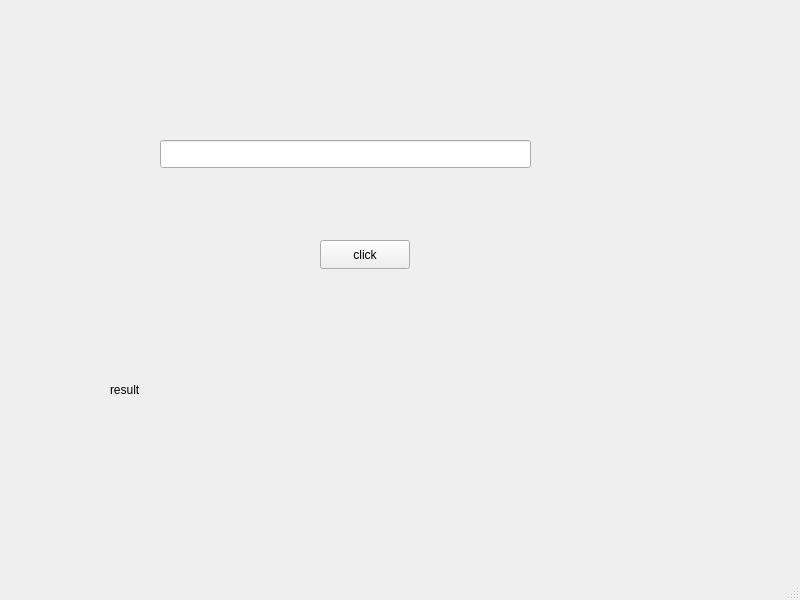
<?xml version="1.0" encoding="UTF-8"?>
<ui version="4.0">
 <class>MainWindow</class>
 <widget class="QMainWindow" name="MainWindow">
  <property name="geometry">
   <rect>
    <x>0</x>
    <y>0</y>
    <width>800</width>
    <height>600</height>
   </rect>
  </property>
  <property name="windowTitle">
   <string>MainWindow</string>
  </property>
  <widget class="QWidget" name="centralwidget">
   <widget class="QPushButton" name="pushButton">
    <property name="geometry">
     <rect>
      <x>320</x>
      <y>240</y>
      <width>90</width>
      <height>29</height>
     </rect>
    </property>
    <property name="text">
     <string>click</string>
    </property>
   </widget>
   <widget class="QLineEdit" name="passwordInput">
    <property name="geometry">
     <rect>
      <x>160</x>
      <y>140</y>
      <width>371</width>
      <height>28</height>
     </rect>
    </property>
   </widget>
   <widget class="QLabel" name="resultLabel">
    <property name="geometry">
     <rect>
      <x>110</x>
      <y>380</y>
      <width>661</width>
      <height>20</height>
     </rect>
    </property>
    <property name="text">
     <string>result</string>
    </property>
   </widget>
  </widget>
  <widget class="QMenuBar" name="menubar">
   <property name="geometry">
    <rect>
     <x>0</x>
     <y>0</y>
     <width>800</width>
     <height>25</height>
    </rect>
   </property>
  </widget>
  <widget class="QStatusBar" name="statusbar"/>
 </widget>
 <resources/>
 <connections/>
</ui>
